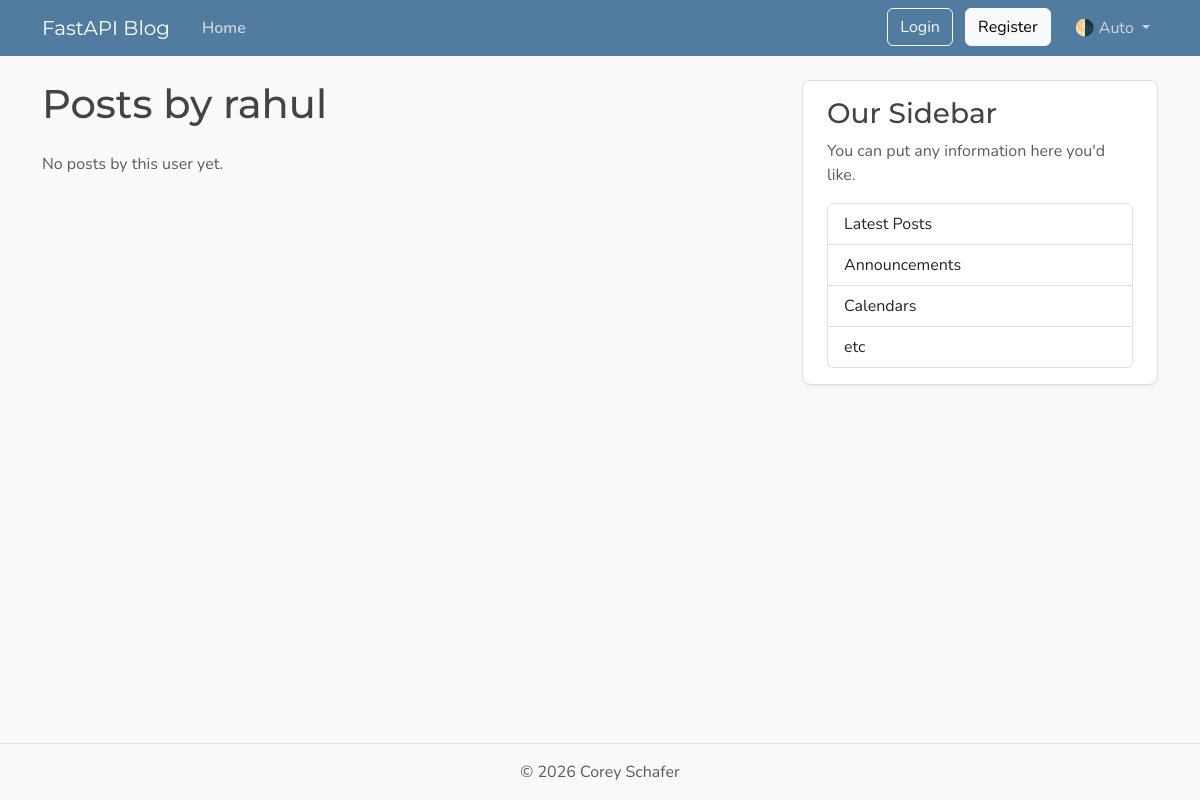
The page /users/2/posts on the database as committed earlier.
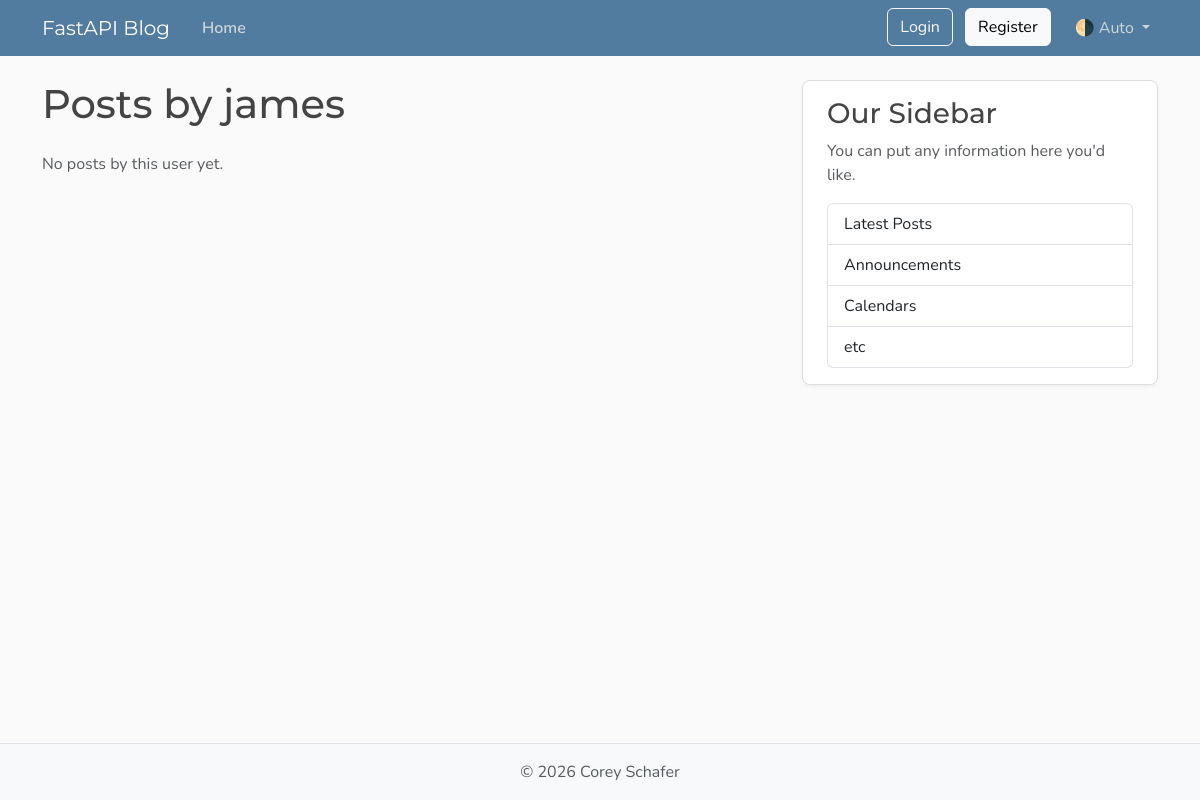
The same page on the database as committed later.
### models.py (models this page shows, shortened)
class User(Base):
    __tablename__ = "users"
    id: Mapped[int] = mapped_column(Integer, primary_key=True, index=True)
    username: Mapped[str] = mapped_column(String(50), unique=True, nullable=False)
    email: Mapped[str] = mapped_column(String(120), unique=True, nullable=False)
    password: Mapped[str] = mapped_column(String(200), nullable=False)
    image_file: Mapped[str | None] = mapped_column(String(200), default=None, nullable=True)
    posts: Mapped[list[Post]] = relationship(back_populates="author", cascade="all, delete-orphan")

### main.py (the view)
@app.get("/users/{user_id}/posts", include_in_schema=False, name="user_posts")
async def user_posts_page(
    request: Request,
    user_id: int,
    db: Annotated[AsyncSession, Depends(get_db)],
):
    result = await db.execute(select(models.User).where(models.User.id == user_id))
    user = result.scalars().first()
    if not user:
        raise HTTPException(
            status_code=status.HTTP_404_NOT_FOUND,
            detail="User not found",
        )
    result = await db.execute(
        select(models.Post)
        .options(selectinload(models.Post.author))
        .where(models.Post.user_id == user_id)
        .order_by(models.Post.date_posted.desc()),
    )
    posts = result.scalars().all()
    return templates.TemplateResponse(
        request,
        "user_post.html",
        {"posts": posts, "user": user, "title": f"{user.username}'s Posts"},
    )

### templates/user_post.html
{% extends "layout.html" %}
{% block content %}
  <h1 class="mb-4">Posts by {{ user.username }}</h1>
  {% for post in posts %}
    <article class="content-section py-3 px-4 mb-4">
      <div class="d-flex align-items-start gap-4">
        <img class="rounded-circle article-img flex-shrink-0"
             src="{{ post.author.image_path }}"
             alt="{{ post.author.username }}'s profile picture"
             width="64"
             height="64"
             loading="lazy">
        <div class="flex-grow-1">
          <div class="article-metadata mb-2">
            <a class="me-2"
               href="{{ url_for('user_posts', user_id=post.author.id) }}">{{ post.author.username }}</a>
            <small class="text-body-secondary">{{ post.date_posted.strftime("%B %d, %Y") }}</small>
          </div>
          <h2>
            <a class="article-title"
               href="{{ url_for('post_page', post_id=post.id) }}">{{ post.title }}</a>
          </h2>
          <p class="article-content">{{ post.content }}</p>
        </div>
      </div>
    </article>
  {% else %}
    <p class="text-body-secondary">No posts by this user yet.</p>
  {% endfor %}
{% endblock content %}

Rows that differ between the two databases and show on the page:
changed User: username "rahul" → "james"
